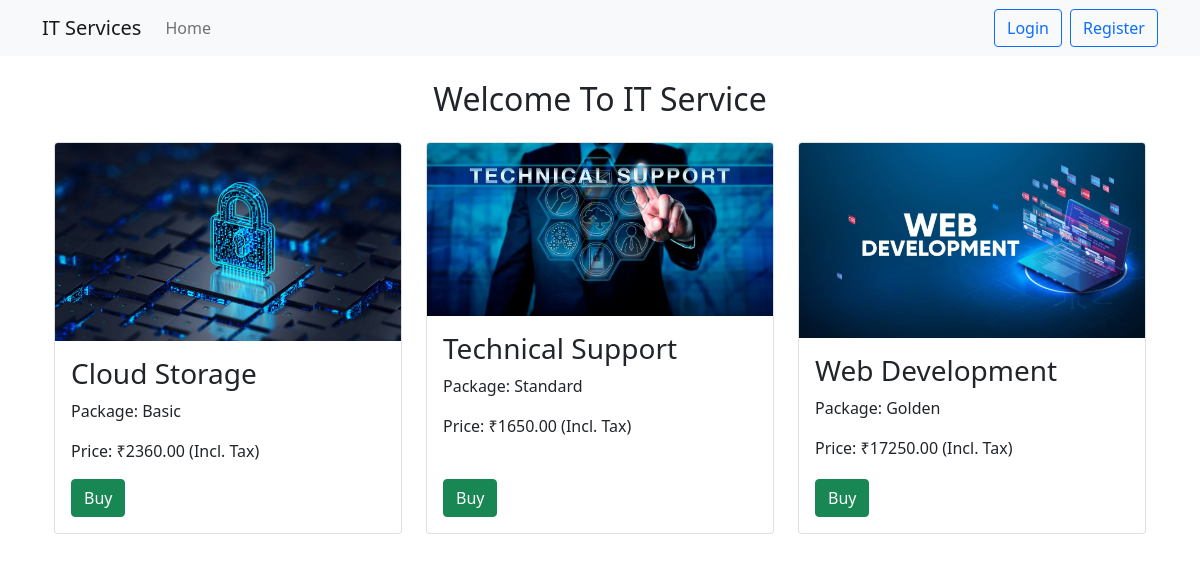
The page / on the database its author committed.
### service/models.py (models this page shows, shortened)
class Service(models.Model):
    name = models.CharField(max_length=100)
    payment_terms = models.TextField()
    price = models.DecimalField(max_digits=10, decimal_places=2)
    package = models.CharField(max_length=100)
    tax = models.DecimalField(max_digits=5, decimal_places=2)
    image = models.ImageField(upload_to='services/')
    active = models.BooleanField(default=True)
    @property
    def total_price(self):
        return self.price + (self.price * self.tax / 100)

### service/views.py (the view)
# urls.py: path('', service_views.index, name='index'),
def index(request):
    active_services = Service.objects.filter(active=True)
    return render(request,'index.html',{'active_services': active_services})

### service/templates/index.html
{% extends "layout.html" %}
{% block content %}
<h2 class="text-center mb-4">Welcome To IT Service</h2>
<div class="container">
  <div class="row row-cols-1 row-cols-md-2 row-cols-lg-3 g-4">
    {% for service in active_services %}
      <div class="col">
        <div class="card h-100">
          <img src="{{ service.image.url }}" class="card-img-top" alt="Service Image">
          <div class="card-body d-flex flex-column">
            <h3 class="card-title">{{ service.name }}</h3>
            <p class="card-text">Package: {{ service.package }}</p>
            <p class="card-text">Price: ₹{{ service.total_price|floatformat:2 }} (Incl. Tax)</p>
            <div class="mt-auto">
              <a href="{% url 'subscribe' service.id %}" class="btn btn-success">Buy</a>
            </div>
          </div>
        </div>
      </div>
    {% endfor %}
  </div>
</div>
{% endblock %}

### rows shown on the page
Service: image (picture), name "Cloud Storage", package "Basic", total_price "2360.00"
Service: image (picture), name "Technical Support", package "Standard", total_price "1650.00"
Service: image (picture), name "Web Development", package "Golden", total_price "17250.00"
